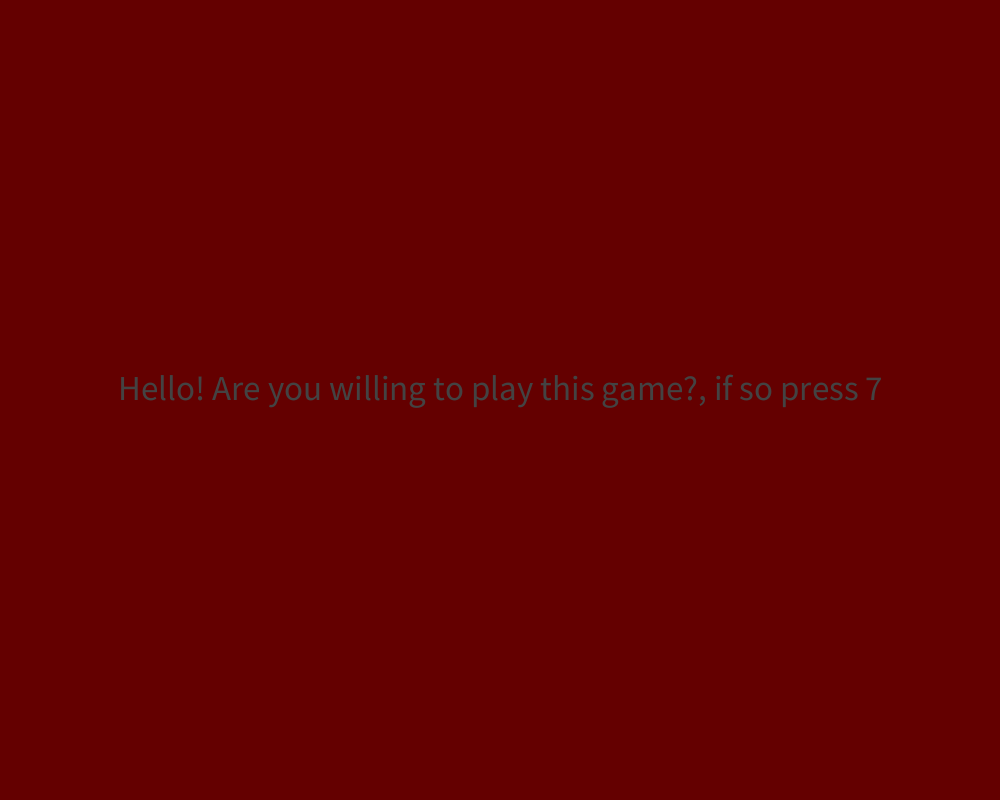
Frame 1 (no input)
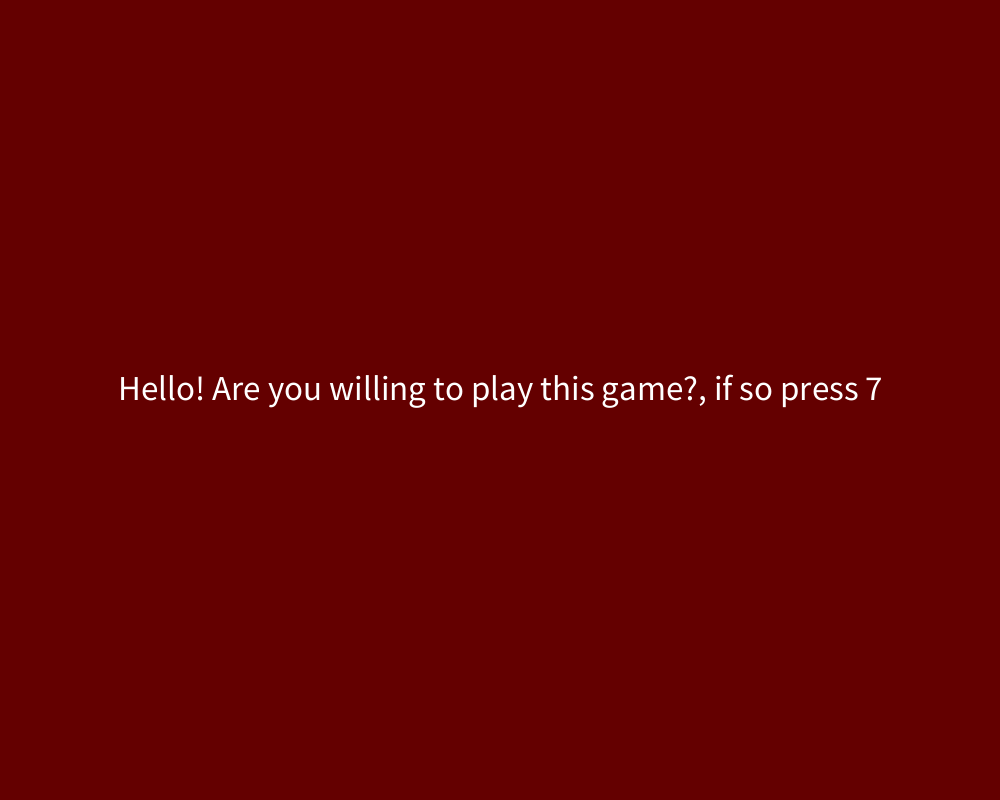
Frame 60 (the mouse pressed at the canvas centre just before this capture)
Frame 120 (the mouse held since frame 60 and released just before this capture): identical to frame 60, image omitted

The Processing sketch that drew these frames (run headless with seeded random() and noise(); from frame 60 on, the mouse is pressed at the canvas centre):

// Processing sketch: Midterm_WIP1
// ── Midterm_WIP1.pde
// choose one or the other 
// By Jessica Cruz 

int choise=0;
void setup (){
  size (1000, 800);
  imageMode(CENTER);
  textAlign(CENTER);
  textSize(35);
  fill(67);
  }
  
void draw(){
  background(100, 0, 0);
    {
      text("Hello! Are you willing to play this game?, if so press 7", width/2, height/2);
     fill(255);
     
     
    
  }}

void keyPressed(){
  if (key=='7')
  choise = 7;
}
